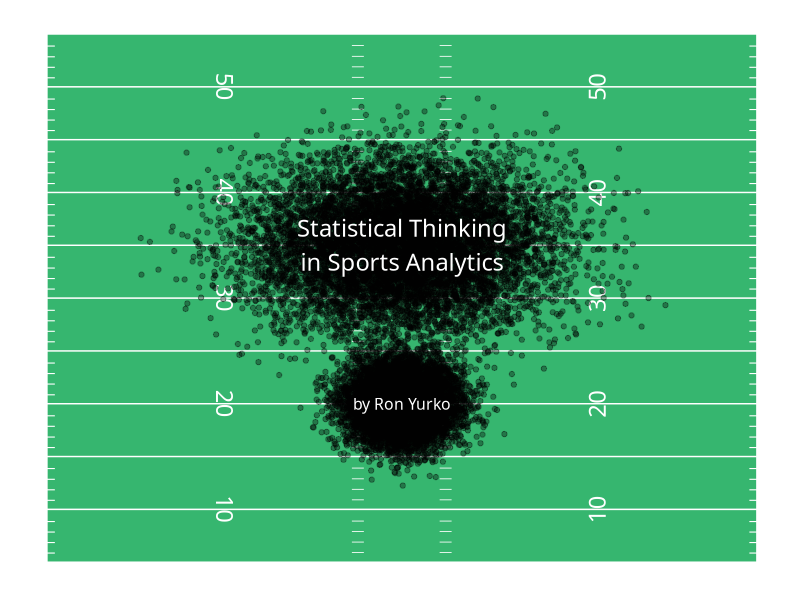

R code for this plot:
# PURPOSE: Create new logo using ggplot, use a football field and add fake data

library(tidyverse)



# Create the field --------------------------------------------------------

# Lazily copy Quang's code
field <- ggplot() +
  annotate("rect",
           xmin = 160/3,
           xmax = 0,
           ymin = 15,
           ymax = 65,
           fill = scales::alpha("#21ae5f", 0.9)) +
  annotate("text", 
           y = seq(20, 60, 10),
           x = 12,
           color = "white",
           family = "Chivo",
           label = seq(10, 50, 10),
           size = 6,
           angle = 90) +
  annotate("text", 
           y = seq(20, 60, 10),
           x = 40,
           color = "white",
           family = "Chivo",
           label = seq(10, 50, 10),
           size = 6,
           angle = 270) +
  annotate("text", 
           y = setdiff(seq(15, 65, 1), seq(15, 65, 5)),
           x = 160/3,
           color = "white",
           label = "—") +
  annotate("text", 
           y = setdiff(seq(15, 65, 1), seq(15, 65, 5)),
           x = 0,
           color = "white",
           label = "—") +
  annotate("text", 
           y = setdiff(seq(15, 65, 1), seq(15, 65, 5)),
           x = 23.36667,
           color = "white",
           size = 3,
           label = "—") +
  annotate("text", 
           y = setdiff(seq(15, 65, 1), seq(15, 65, 5)),
           x = 29.96667,
           color = "white",
           size = 3,
           label = "—") +
  annotate("segment", 
           y = 15,
           yend = 65,
           x = c(160/3, 0),
           xend = c(160/3, 0),
           color = "white") +
  geom_hline(yintercept = seq(15, 65, 5), color = "white") +
  scale_size_identity() +
  scale_color_identity() +
  scale_linetype_identity() +
  scale_linewidth_identity() +
  scale_x_reverse() +
  guides(fill = guide_legend(override.aes = list(size = 5.4))) +
  labs(title = "Statistical Thinking in Sports Analytics",
       subtitle = "Ron Yurko",
       fill = NULL) +
  theme_minimal() +
  theme(plot.title = element_blank(),
        plot.subtitle = element_blank(),
        text = element_text(family = "Fira Sans", color = "#26282A"),
        panel.grid = element_blank(),
        legend.position = "top",
        legend.text = element_text(size = 10.5),
        legend.margin = margin(b = -22),
        axis.text = element_blank(),
        axis.title = element_blank(),
        axis.ticks = element_blank())


# Fake data to display on top ---------------------------------------------

set.seed(2024)
fake_points_title <- tibble(x = rnorm(10000, mean = 160/6, sd = 5.5),
                            y = rnorm(10000, mean = 45, sd = 4))

fake_points_subtitle <- tibble(x = rnorm(10000, mean = 160/6, sd = 2),
                               y = rnorm(10000, mean = 30, sd = 2))

field + 
  geom_point(data = fake_points_title, aes(x, y),
             color = "black", alpha = 0.35) +
  geom_point(data = fake_points_subtitle, aes(x, y),
             color = "black", alpha = 0.35) +
  annotate("text", 
           y = 45,
           x = 160/6,
           color = "white",
           family = "Chivo",
           label = "Statistical Thinking\nin Sports Analytics",
           size = 6) +
  annotate("text", 
           y = 30,
           x = 160/6,
           color = "white",
           family = "Chivo",
           label = "by Ron Yurko",
           size = 4)
# Kind of dig it... take that AI!


